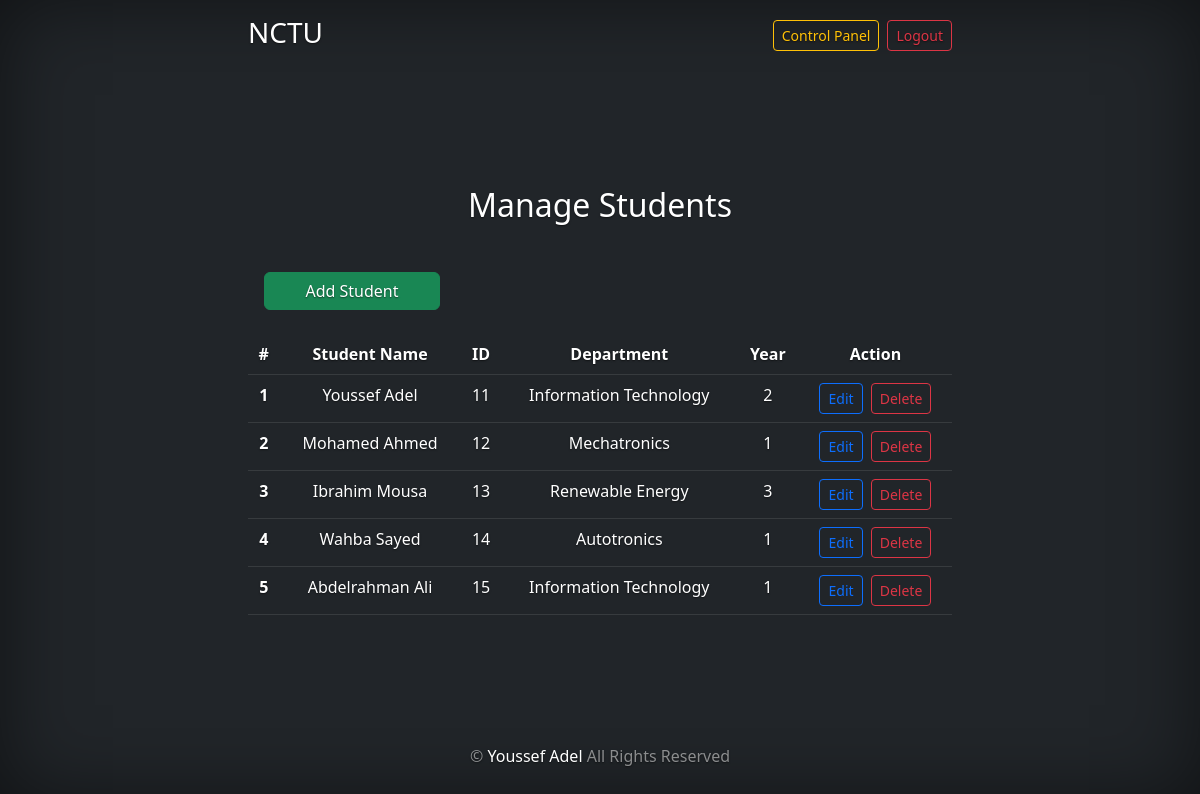
/manageStudents.php (signed in), run on the app's committed database.
### tables this page shows
CREATE TABLE `students` (
  `id` int(4) NOT NULL,
  `name` varchar(30) NOT NULL,
  `department` varchar(30) NOT NULL,
  `year` int(1) NOT NULL
);

### public/manageStudents.php (called while the page is built, shortened)
<?php
$pageName = "Manage Students";
require_once '../dbConnection.php';
$statment = $pdo->prepare('SELECT * FROM students');
$statment->execute();
$data = $statment->fetchAll();
?>
<?php require_once '../views/partials/head.php' ?>
<?php require_once '../views/partials/header.php' ?>
<?php require_once '../views/controlPanel/manageStudents.php' ?>
<?php require_once '../views/partials/footer.php' ?>

### views/controlPanel/manageStudents.php (the view, shortened to what this page needs)
<h1 class="mb-5 fs-2"><?php echo $pageName ?></h1>
<a href="addStudent.php" class="btn btn-success w-25 mb-4 ms-3">Add Student</a>
<table class="table table-dark">
    <thead>
        <tr>
            <th scope="col">#</th>
            <th scope="col">Student Name</th>
            <th scope="col">ID</th>
            <th scope="col">Department</th>
            <th scope="col">Year</th>
            <th scope="col">Action</th>
        </tr>
    </thead>
    <tbody>
        <?php $cnt = 1; ?>
        <?php foreach ($data as $student) { ?>
            <tr>
                <th scope="row"><?php echo $cnt++ ?></th>
                <td><?php echo $student['name']; ?></td>
                <td><?php echo $student['id'] ?></td>
                <td><?php echo $student['department'] ?></td>
                <td><?php echo $student['year'] ?></td>
                <td>
                    <form action="editStudent.php" style="display:inline;">
                        <input type="submit" class="btn btn-outline-primary btn-sm me-1" value="Edit" />
                    </form>
                    <form action="removeStudent.php" style="display:inline;">
                        <input type="submit" class="btn btn-outline-danger btn-sm" value="Delete" />
                    </form>
                </td>
            </tr>
        <?php } ?>
    </tbody>
</table>

### public/css/index.css (style rules this page uses)
html { min-height: 100vh; }
body { text-shadow: 0 .05rem .1rem rgba(0, 0, 0, .5); box-shadow: inset 0 0 5rem rgba(0, 0, 0, .5); min-height: 100vh; }
a { text-decoration: none; color: white; }

### public/css/getGrades.css (style rules this page uses)
table { background-color:white; }

### data on the page
students: name "Youssef Adel", id "11", department "Information Technology", year "2"
students: name "Mohamed Ahmed", id "12", department "Mechatronics", year "1"
students: name "Ibrahim Mousa", id "13", department "Renewable Energy", year "3"
students: name "Wahba Sayed", id "14", department "Autotronics", year "1"
students: name "Abdelrahman Ali", id "15", department "Information Technology", year "1"

### other printed values
$pageName "Manage Students"
